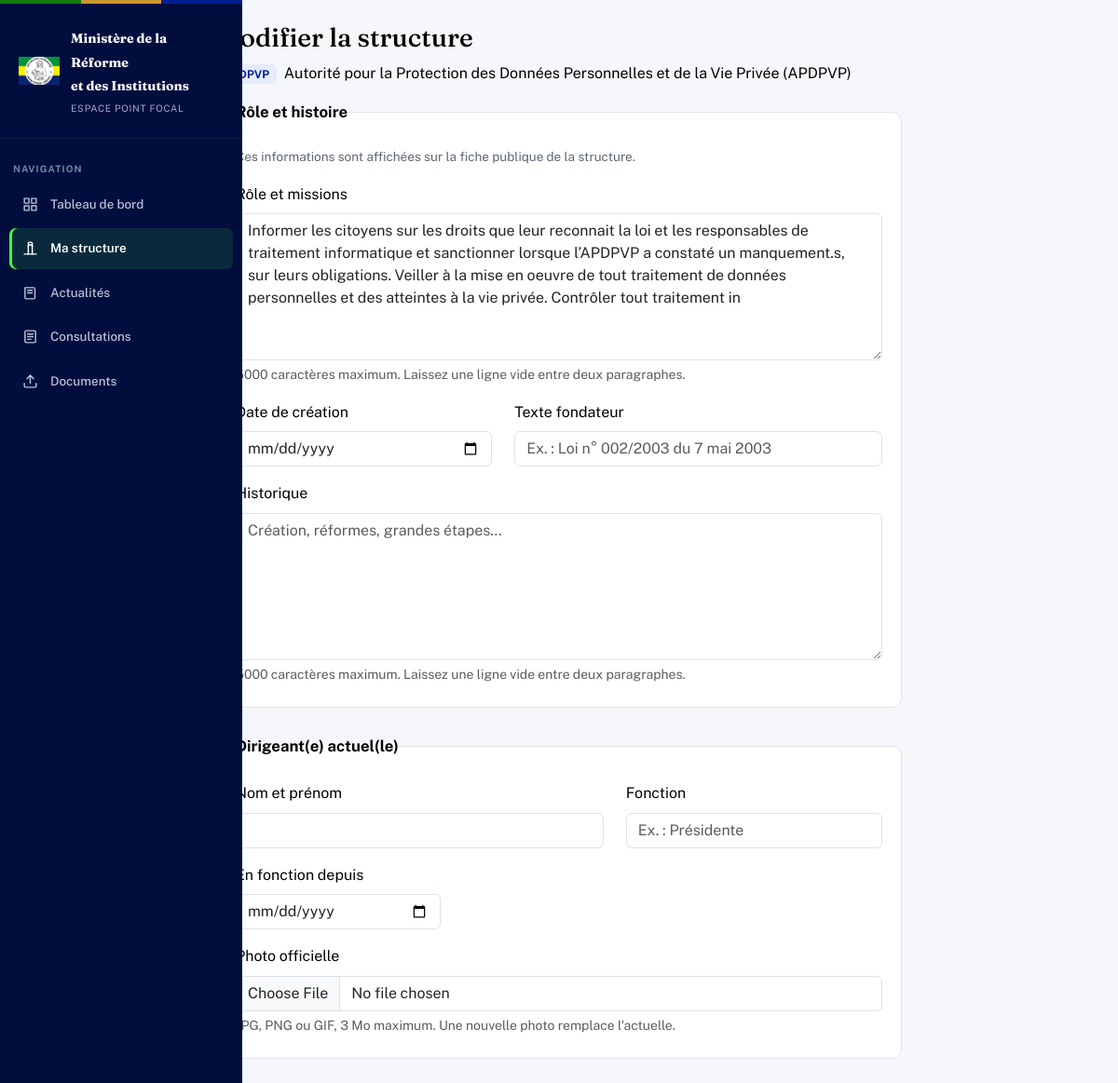
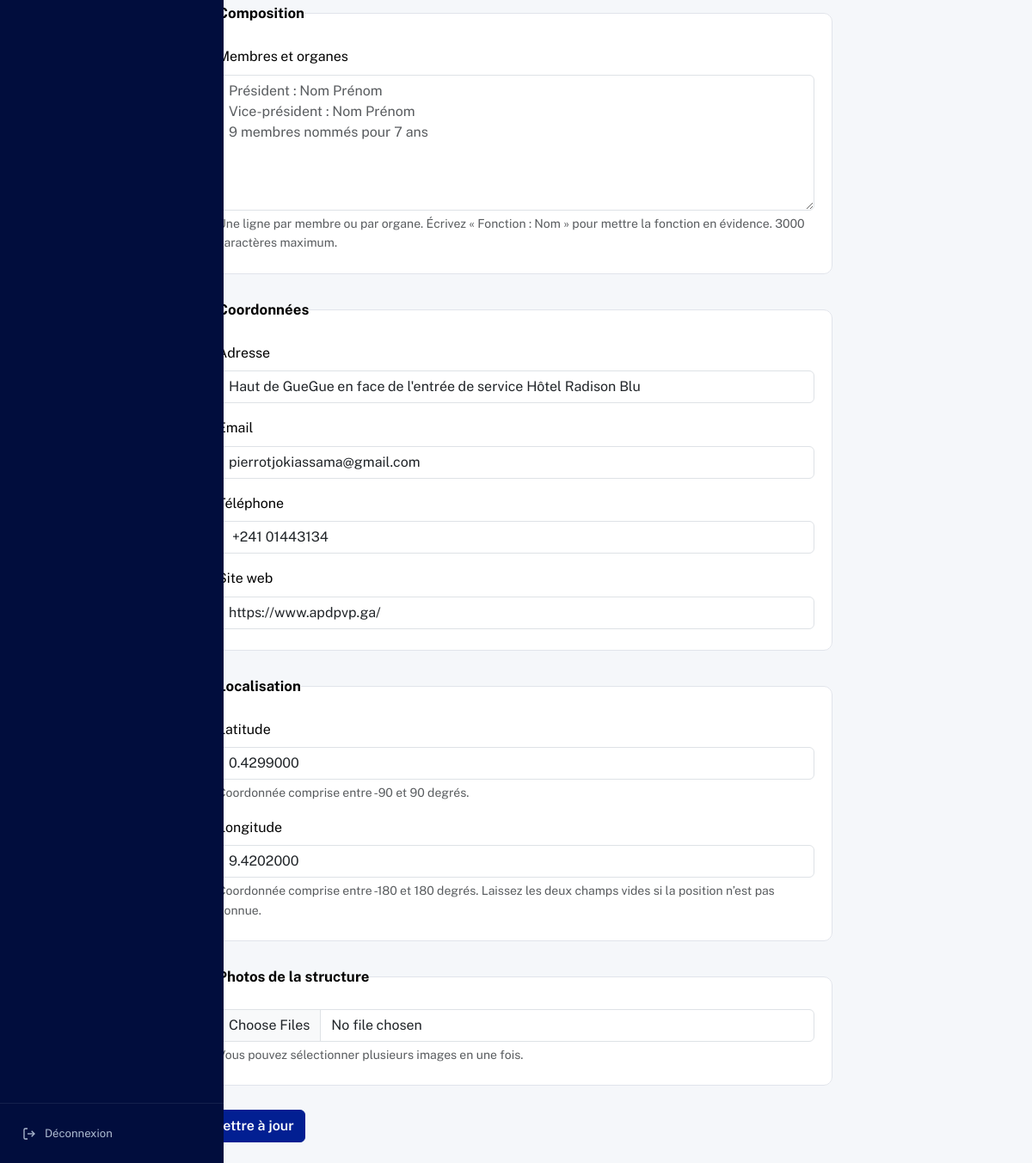
The app's page /views/point_focal/modifier_structure.php (signed in) with its own data (2 pictures, top to bottom).
### tables this page shows
CREATE TABLE `structure` (
  `id_struc` int NOT NULL AUTO_INCREMENT,
  `nom_struc` varchar(200) NOT NULL,
  `adresse` varchar(255) DEFAULT NULL,
  `telephone` varchar(20) DEFAULT NULL,
  `email` varchar(100) DEFAULT NULL,
  `mission` text,
  `historique` text,
  `composition` text,
  `site_web` varchar(255) DEFAULT NULL,
  `date_creation` date DEFAULT NULL,
  `texte_fondateur` varchar(255) DEFAULT NULL,
  `directeur_general` varchar(200) DEFAULT NULL,
  `fonction_dirigeant` varchar(100) DEFAULT NULL,
  `dirigeant_depuis` date DEFAULT NULL,
  `photo_dirigeant` varchar(255) DEFAULT NULL,
  `id_cat` int NOT NULL,
  `sigle` varchar(30) DEFAULT NULL,
  `id_responsable` int DEFAULT NULL,
  `latitude` decimal(10,7) DEFAULT NULL,
  `longitude` decimal(10,7) DEFAULT NULL,
  PRIMARY KEY (`id_struc`),
  KEY `fk_structure_categorie` (`id_cat`),
  KEY `idx_structure_nom` (`nom_struc`),
  KEY `idx_structure_responsable` (`id_responsable`),
  CONSTRAINT `fk_structure_categorie` FOREIGN KEY (`id_cat`) REFERENCES `categories` (`id_cat`),
  CONSTRAINT `fk_structure_responsable` FOREIGN KEY (`id_responsable`) REFERENCES `utilisateurs` (`id`)
);

### views/point_focal/modifier_structure.php (the view, shortened to what this page needs)
<?php
require_once '../../config/database.php';
$resultat = $db->prepare("SELECT * FROM structure WHERE id_responsable = :id_responsable");
$resultat->execute([':id_responsable' => $_SESSION['user_id']]);
$structures = $resultat->fetch(PDO::FETCH_ASSOC);
$latitudeAffichee = $structures['latitude'] ?? '';
$longitudeAffichee = $structures['longitude'] ?? '';
$e = static fn($valeur): string => htmlspecialchars((string) ($valeur ?? ''), ENT_QUOTES, 'UTF-8');
require '../../includes/header_dashboard.php';
?>
 <?php $pageActive = 'structure'; require '../../includes/sidebar_point_focal.php'; ?>
<main class="container my-4" style="max-width: 760px;">
    <h1 class="h3">Modifier la structure</h1>
    <p><span class="badge bg-secondary-subtle text-secondary me-1"><?= $e($structures['sigle'] ?? '') ?></span> <?= $e($structures['nom_struc'] ?? '') ?></p>
    <?php if (!$structures): ?>
        <div class="alert alert-warning">Aucune structure ne vous est rattachée : contactez l'administrateur.</div>
    <?php else: ?>
    <form action="" method="post" enctype="multipart/form-data">
        <fieldset class="ms-bloc">
            <legend>Rôle et histoire</legend>
            <p class="ms-intro">Ces informations sont affichées sur la fiche publique de la structure.</p>
            <div class="mb-3">
                <label class="form-label" for="mission">Rôle et missions</label>
                <textarea id="mission" name="mission" maxlength="5000" rows="6" class="form-control"><?= $e($structures['mission'] ?? '') ?></textarea>
                <div class="form-text">5000 caractères maximum. Laissez une ligne vide entre deux paragraphes.</div>
            </div>
            <div class="row">
                <div class="col-sm-5 mb-3">
                    <label class="form-label" for="date_creation">Date de création</label>
                    <input type="date" id="date_creation" name="date_creation" class="form-control" min="1800-01-01" max="<?= date('Y-m-d') ?>" value="<?= $e($structures['date_creation'] ?? '') ?>">
                </div>
                <div class="col-sm-7 mb-3">
                    <label class="form-label" for="texte_fondateur">Texte fondateur</label>
                    <input type="text" id="texte_fondateur" name="texte_fondateur" maxlength="255" class="form-control" placeholder="Ex. : Loi n° 002/2003 du 7 mai 2003" value="<?= $e($structures['texte_fondateur'] ?? '') ?>">
                </div>
            </div>
            <div class="mb-3">
                <label class="form-label" for="historique">Historique</label>
                <textarea id="historique" name="historique" maxlength="5000" rows="6" class="form-control" placeholder="Création, réformes, grandes étapes…"><?= $e($structures['historique'] ?? '') ?></textarea>
                <div class="form-text">5000 caractères maximum. Laissez une ligne vide entre deux paragraphes.</div>
            </div>
        </fieldset>
        <fieldset class="ms-bloc">
            <legend>Dirigeant(e) actuel(le)</legend>
            <div class="row">
                <div class="col-sm-7 mb-3">
                    <label class="form-label" for="directeur_general">Nom et prénom</label>
                    <input type="text" id="directeur_general" name="directeur_general" maxlength="200" class="form-control" value="<?= $e($structures['directeur_general'] ?? '') ?>">
                </div>
                <div class="col-sm-5 mb-3">
                    <label class="form-label" for="fonction_dirigeant">Fonction</label>
                    <input type="text" id="fonction_dirigeant" name="fonction_dirigeant" maxlength="100" class="form-control" list="fonctions-dirigeant" placeholder="Ex. : Présidente" value="<?= $e($structures['fonction_dirigeant'] ?? '') ?>">
                </div>
            </div>
            <div class="mb-3">
                <label class="form-label" for="dirigeant_depuis">En fonction depuis</label>
                <input type="date" id="dirigeant_depuis" name="dirigeant_depuis" class="form-control" style="max-width: 220px;" min="1800-01-01" max="<?= date('Y-m-d') ?>" value="<?= $e($structures['dirigeant_depuis'] ?? '') ?>">
            </div>
            <div class="mb-3">
                <label class="form-label" for="photo_dirigeant">Photo officielle</label>
                <input type="file" id="photo_dirigeant" name="photo_dirigeant" accept=".jpg,.jpeg,.png,.gif" class="form-control">
                <div class="form-text">JPG, PNG ou GIF, 3 Mo maximum. Une nouvelle photo remplace l'actuelle.</div>
            </div>
        </fieldset>
        <fieldset class="ms-bloc">
            <legend>Composition</legend>
            <div class="mb-3">
                <label class="form-label" for="composition">Membres et organes</label>
                <textarea id="composition" name="composition" maxlength="3000" rows="6" class="form-control" placeholder="Président : Nom Prénom&#10;Vice-président : Nom Prénom&#10;9 membres nommés pour 7 ans"><?= $e($structures['composition'] ?? '') ?></textarea>
                <div class="form-text">Une ligne par membre ou par organe. Écrivez « Fonction : Nom » pour mettre la fonction en évidence. 3000 caractères maximum.</div>
            </div>
        </fieldset>
        <fieldset class="ms-bloc">
            <legend>Coordonnées</legend>
            <div class="mb-3"><label class="form-label" for="adresse">Adresse</label><input type="text" id="adresse" name="adresse" maxlength="255" class="form-control" value="<?= $e($structures['adresse'] ?? '') ?>"></div>
            <div class="mb-3"><label class="form-label" for="email">Email</label><input type="email" id="email" name="email" maxlength="100" class="form-control" value="<?= $e($structures['email'] ?? '') ?>"></div>
            <div class="mb-3"><label class="form-label" for="telephone">Téléphone</label><input type="tel" id="telephone" name="telephone" maxlength="20" class="form-control" value="<?= $e($structures['telephone'] ?? '') ?>"></div>
            <div class="mb-3"><label class="form-label" for="site_web">Site web</label><input type="text" id="site_web" name="site_web" maxlength="255" class="form-control" placeholder="https://…" value="<?= $e($structures['site_web'] ?? '') ?>"></div>
        </fieldset>
        <fieldset class="ms-bloc">
            <legend>Localisation</legend>
            <div class="mb-3">
                <label class="form-label" for="latitude">Latitude</label>
                <input type="number" id="latitude" name="latitude" class="form-control" min="-90" max="90" step="any"
                       value="<?= $e($latitudeAffichee) ?>">
                <div class="form-text">Coordonnée comprise entre -90 et 90 degrés.</div>
            </div>
            <div class="mb-3">
                <label class="form-label" for="longitude">Longitude</label>
                <input type="number" id="longitude" name="longitude" class="form-control" min="-180" max="180" step="any"
                       value="<?= $e($longitudeAffichee) ?>">
                <div class="form-text">Coordonnée comprise entre -180 et 180 degrés. Laissez les deux champs vides si la position n’est pas connue.</div>
            </div>
        </fieldset>
        <fieldset class="ms-bloc">
            <legend>Photos de la structure</legend>
            <div class="mb-3">
                <input type="file" name="photos[]" accept="image/*" multiple class="form-control" aria-label="Photos de la structure">
                <div class="form-text">Vous pouvez sélectionner plusieurs images en une fois.</div>
            </div>
        </fieldset>
        <button type="submit" class="btn btn-mrri">Mettre à jour</button>
    </form>
    <?php endif; ?>
</main>
<?php require '../../includes/footer_dashboard.php'; ?>

### publique/css/theme.css (style rules this page uses)
:root { --texte: #030303; --arriere-plan: #F5F7FA; --primaire: #021F92; --secondaire: #F4F1F2; --accent: #44FF3D; --primaire-fonce: #01166B; --primaire-nuit: #010D3D; --primaire-clair: #E6EBFB; --accent-fonce: #167A10; --accent-tres-fonce: #0F5A0B; --accent-clair: #E6FFE4; --texte-secondaire: #3F4654; --texte-leger: #5F6775; --bordure: #E1E4EB; --danger: #C93C3C; --danger-clair: #FCECEC; --attention: #C9972C; --attention-clair: #FBF4E3; --attention-fonce: #9D741E; --radius-sm: 6px; --radius-md: 10px; --radius-lg: 18px; --shadow-sm: 0 2px 8px rgba(1, 13, 61, .06); --shadow-md: 0 10px 30px rgba(1, 13, 61, .09); --font-title: "Fraunces", Georgia, serif; --font-body: "Public Sans", -apple-system, BlinkMacSystemFont, "Segoe UI", Arial, sans-serif; --mrri-sidebar-width: 260px; --mrri-transition: .2s ease; --mrri-bleu: var(--primaire); --mrri-bleu-fonce: var(--primaire-fonce); --mrri-bleu-nuit: var(--primaire-nuit); --mrri-bleu-clair: var(--primaire-clair); --mrri-bleu-dark: var(--primaire-fonce); --mrri-vert: var(--accent-fonce); --mrri-vert-fonce: var(--accent-tres-fonce); --mrri-vert-clair: var(--accent-clair); --mrri-vert-dark: var(--accent-tres-fonce); --mrri-or: var(--attention); --mrri-or-fonce: var(--attention-fonce); --mrri-or-clair: var(--attention-clair); --mrri-or-light: var(--attention-clair); --mrri-fond: var(--arriere-plan); --mrri-bg: var(--arriere-plan); --mrri-blanc: #FFFFFF; --mrri-white: #FFFFFF; --mrri-encre: var(--texte); --mrri-text: var(--texte); --mrri-texte: var(--texte-secondaire); --mrri-texte-leger: var(--texte-leger); --mrri-text-light: var(--texte-leger); --mrri-bordure: var(--bordure); --mrri-border: var(--bordure); --mrri-danger: var(--danger); --mrri-danger-clair: var(--danger-clair); --mrri-warning: var(--attention); --mrri-warning-clair: var(--attention-clair); --mrri-success: var(--accent-fonce); --mrri-success-clair: var(--accent-clair); --mrri-radius: var(--radius-md); --mrri-radius-sm: 7px; --mrri-shadow: var(--shadow-sm); --mrri-shadow-hover: 0 8px 24px rgba(1, 13, 61, .10); }
body { margin: 0; background: var(--arriere-plan); color: var(--texte); font-family: var(--font-body); line-height: 1.6; }
h1, h2, h3, h4, h5 { font-family: var(--font-title); color: var(--primaire-nuit); font-weight: 700; }
@media (prefers-reduced-motion: no-preference) { html { scroll-behavior: smooth; } }
.btn-mrri { background: var(--mrri-bleu); color: #fff; border: 1px solid var(--mrri-bleu); font-weight: 600; }
.badge.bg-secondary-subtle { background: var(--mrri-bleu-clair) !important; color: var(--mrri-bleu) !important; }

### views/point_focal/modifier_structure.php (style rules this page uses)
.ms-bloc { margin-bottom: 1.75rem; padding: 1.25rem 1.25rem .5rem; border: 1px solid var(--mrri-border, #E1E4EB); border-radius: 10px; background: #fff; }
.ms-bloc legend { float: none; width: auto; margin-bottom: .25rem; padding: 0; font-size: 1.05rem; font-weight: 700; }
.ms-bloc .ms-intro { margin-bottom: 1rem; color: #5F6775; font-size: .85rem; }

### records on screen
structure: sigle "APDPVP", nom_struc "Autorité pour la Protection des Données Personnelles et de la Vie Privée (APDPVP)", mission "Informer les citoyens sur les droits que leur reconnait la loi et les responsables de traitement informatique et sanctionner lorsque l’APDPVP a constaté un manquement.s, sur leurs obligations. Veiller à la mise en oeuvre de tout traitement de données personnelles et des atteintes à la vie privée. Contrôler tout traitement in", adresse "Haut de GueGue en face de l'entrée de service Hôtel Radison Blu", email "pierrotjokiassama@gmail.com", telephone "+241 01443134", site_web "https://www.apdpvp.ga/", latitude "0.4299000", longitude "9.4202000"

### other values on screen
$libelle "Tableau de bord"
$libelle "Ma structure"
$libelle "Actualités"
$libelle "Consultations"
$libelle "Documents"
